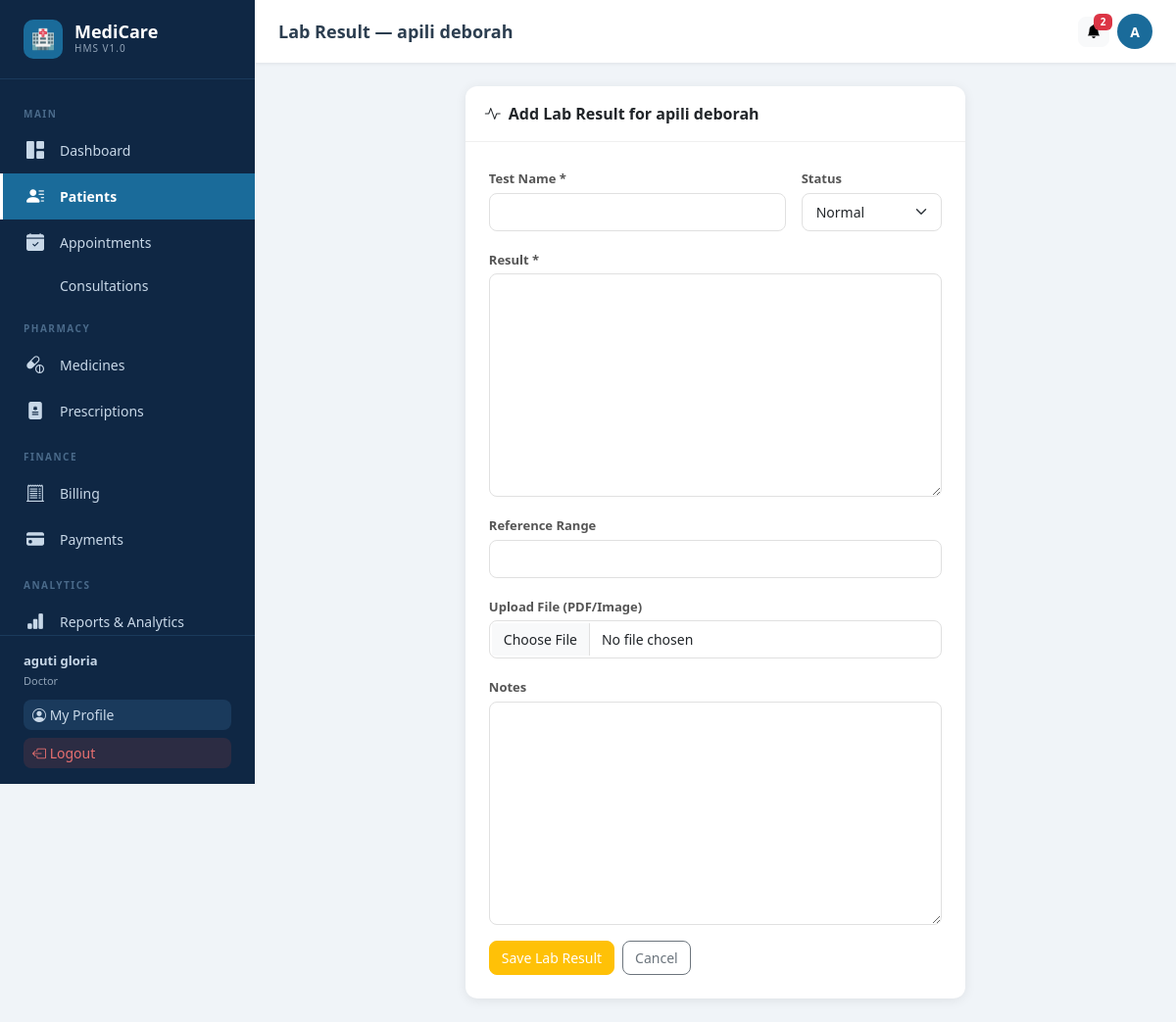
Page /patients/2/lab-result/ (signed in) on the committed database.
### users/models.py (models this page shows, shortened)
class User(AbstractUser):
    ROLE_CHOICES = [
        ('admin', 'Admin'),
        ('doctor', 'Doctor'),
        ('nurse', 'Nurse'),
        ('patient', 'Patient'),
    ]
    role = models.CharField(max_length=20, choices=ROLE_CHOICES, default='patient')
    phone = models.CharField(max_length=20, blank=True)
    profile_pic = models.ImageField(upload_to='profiles/', blank=True, null=True)
    is_approved = models.BooleanField(default=True)
    created_at = models.DateTimeField(auto_now_add=True)

### patients/models.py (models this page shows, shortened)
class Patient(models.Model):
    BLOOD_TYPES = [('A+','A+'),('A-','A-'),('B+','B+'),('B-','B-'),('AB+','AB+'),('AB-','AB-'),('O+','O+'),('O-','O-')]
    STATUS_CHOICES = [('Active','Active'),('Discharged','Discharged'),('Transferred','Transferred'),('Deceased','Deceased')]
    GENDER_CHOICES = [('Male','Male'),('Female','Female'),('Other','Other')]
    user = models.OneToOneField(User, on_delete=models.SET_NULL, null=True, blank=True, related_name='patient_profile')
    name = models.CharField(max_length=200)
    age = models.IntegerField(default=0)
    gender = models.CharField(max_length=10, choices=GENDER_CHOICES, default='Male')
    phone = models.CharField(max_length=20, blank=True)
    address = models.TextField(blank=True)
    blood_type = models.CharField(max_length=5, choices=BLOOD_TYPES, blank=True)
    admission_date = models.DateField(auto_now_add=True)
    status = models.CharField(max_length=20, choices=STATUS_CHOICES, default='Active')
    emergency_contact = models.CharField(max_length=200, blank=True)
    emergency_phone = models.CharField(max_length=20, blank=True)
    allergies = models.TextField(blank=True)
    notes = models.TextField(blank=True)
    assigned_doctor = models.ForeignKey(User, on_delete=models.SET_NULL, null=True, blank=True, related_name='doctor_patients', limit_choices_to={'role': 'doctor'})
    created_at = models.DateTimeField(auto_now_add=True)
    updated_at = models.DateTimeField(auto_now=True)

### patients/views.py (the view, shortened to what this page needs)
# urls.py: path('<int:patient_id>/lab-result/', views.add_lab_result, name='add_lab_result'),
@login_required
@role_required('admin','doctor')
def add_lab_result(request, patient_id):
    patient = get_object_or_404(Patient, pk=patient_id)
    form = LabResultForm(request.POST or None, request.FILES or None)
    return render(request, 'patients/lab_result_form.html', {'form': form, 'patient': patient})

### patients/forms.py
class LabResultForm(forms.ModelForm):
    class Meta:
        model = LabResult
        fields = ['test_name','result','reference_range','status','file','notes']
    def __init__(self, *args, **kwargs):
        super().__init__(*args, **kwargs)
        for f in self.fields.values():
            f.widget.attrs['class'] = 'form-control'
        self.fields['status'].widget.attrs['class'] = 'form-select'

### notifications/context_processors.py (called while the page is built)
def unread_notifications(request):
    if request.user.is_authenticated:
        from notifications.models import Notification
        count = Notification.objects.filter(recipient=request.user, is_read=False).count()
        return {'unread_notification_count': count}
    return {'unread_notification_count': 0}

### patients/views.py (called while the page is built)
def role_required(*roles):
    from functools import wraps
    def decorator(f):
        @wraps(f)
        def wrapper(request, *args, **kwargs):
            if not request.user.is_authenticated:
                return redirect('users:login')
            if request.user.role not in roles:
                messages.error(request, 'Access denied.')
                return redirect('users:dashboard')
            return f(request, *args, **kwargs)
        return wrapper
    return decorator

### templates/patients/lab_result_form.html (shortened to what this page needs)
{% extends 'base.html' %}
{% block page_title %}Lab Result — {{ patient.name }}{% endblock %}
{% block content %}
<div class="row justify-content-center"><div class="col-lg-7">
<div class="card"><div class="card-header"><i class="bi bi-activity me-2"></i>Add Lab Result for {{ patient.name }}</div>
<div class="card-body p-4">
<form method="post" enctype="multipart/form-data">{% csrf_token %}
<div class="row g-3">
  <div class="col-md-8"><label class="form-label">Test Name *</label>{{ form.test_name }}</div>
  <div class="col-md-4"><label class="form-label">Status</label>{{ form.status }}</div>
  <div class="col-12"><label class="form-label">Result *</label>{{ form.result }}</div>
  <div class="col-12"><label class="form-label">Reference Range</label>{{ form.reference_range }}</div>
  <div class="col-12"><label class="form-label">Upload File (PDF/Image)</label>{{ form.file }}</div>
  <div class="col-12"><label class="form-label">Notes</label>{{ form.notes }}</div>
  <div class="col-12"><button type="submit" class="btn btn-warning text-white me-2">Save Lab Result</button><a href="{% url 'patients:patient_detail' patient.pk %}" class="btn btn-outline-secondary">Cancel</a></div>
</div>
</form>
</div></div>
</div></div>
{% endblock %}

### templates/base.html (shortened to what this page needs)
<!DOCTYPE html>
<html lang="en">
<head>
{% load static %}
<link href="https://cdn.jsdelivr.net/npm/bootstrap@5.3.2/dist/css/bootstrap.min.css" rel="stylesheet">
<link href="https://cdn.jsdelivr.net/npm/bootstrap-icons@1.11.3/font/bootstrap-icons.min.css" rel="stylesheet">
</head>
<body>
{% if user.is_authenticated %}
<aside class="sidebar" id="sidebar">
  <a href="{% url 'users:dashboard' %}" class="sidebar-brand">
    <div class="logo-icon">🏥</div>
    <div><div class="logo-text">MediCare</div><div class="logo-sub">HMS v1.0</div></div>
  </a>
  <nav class="sidebar-nav">
    <div class="nav-section-title">Main</div>
    <a href="{% url 'users:dashboard' %}" class="nav-link {% if request.resolver_match.url_name == 'dashboard' %}active{% endif %}">
      <i class="bi bi-grid-1x2-fill"></i> Dashboard
    </a>
    {% if user.role != 'patient' %}
    <a href="{% url 'patients:patient_list' %}" class="nav-link {% if 'patients' in request.path %}active{% endif %}">
      <i class="bi bi-person-lines-fill"></i> Patients
    </a>
    {% endif %}
    <a href="{% url 'appointments:appointment_list' %}" class="nav-link {% if 'appointments' in request.path and 'consultations' not in request.path %}active{% endif %}">
      <i class="bi bi-calendar-check-fill"></i> Appointments
    </a>
    <a href="{% url 'appointments:consultation_list' %}" class="nav-link {% if 'consultations' in request.path %}active{% endif %}">
       Consultations
    </a>
    <div class="nav-section-title">Pharmacy</div>
    <a href="{% url 'pharmacy:medicine_list' %}" class="nav-link {% if 'pharmacy' in request.path and 'prescriptions' not in request.path and 'orders' not in request.path %}active{% endif %}">
      <i class="bi bi-capsule-pill"></i> Medicines
    </a>
    <a href="{% url 'pharmacy:prescription_list' %}" class="nav-link {% if 'prescriptions' in request.path %}active{% endif %}">
      <i class="bi bi-file-medical-fill"></i> Prescriptions
    </a>
    <div class="nav-section-title">Finance</div>
    <a href="{% url 'billing:bill_list' %}" class="nav-link {% if 'billing' in request.path %}active{% endif %}">
      <i class="bi bi-receipt-cutoff"></i> Billing
    </a>
    <a href="{% url 'payments:payment_list' %}" class="nav-link {% if 'payments' in request.path %}active{% endif %}">
      <i class="bi bi-credit-card-fill"></i> Payments
    </a>
    {% if user.role == 'admin' or user.role == 'doctor' %}
    <div class="nav-section-title">Analytics</div>
    <a href="{% url 'reports:dashboard' %}" class="nav-link {% if 'reports' in request.path %}active{% endif %}">
      <i class="bi bi-bar-chart-fill"></i> Reports & Analytics
    </a>
    {% endif %}
  </nav>
  <div class="sidebar-footer">
    <div style="color:#c8d8e8;font-size:13px;margin-bottom:10px">
      <strong>{{ user.get_full_name|default:user.username }}</strong><br>
      <span style="opacity:.7;font-size:11px;text-transform:capitalize">{{ user.role }}</span>
    </div>
    <a href="{% url 'users:profile' %}" class="btn btn-sm mb-2" style="background:#1a3a5c;color:#c8d8e8;width:100%;text-align:left">
      <i class="bi bi-person-circle"></i> My Profile
    </a>
    <a href="{% url 'users:logout' %}" class="btn btn-sm" style="background:#e74c3c22;color:#e87070;width:100%;text-align:left">
      <i class="bi bi-box-arrow-left"></i> Logout
    </a>
  </div>
</aside>
<div class="topbar">
  <span class="page-title">{% block page_title %}Dashboard{% endblock %}</span>
  <div class="topbar-actions">
    <a href="{% url 'notifications:notification_list' %}" class="btn btn-light btn-sm position-relative" title="Notifications">
      <i class="bi bi-bell-fill"></i>
      {% if unread_notification_count > 0 %}
      <span class="badge bg-danger position-absolute" style="top:-4px;right:-4px;font-size:10px;min-width:18px">{{ unread_notification_count }}</span>
      {% endif %}
    </a>
    <a href="{% url 'users:profile' %}" class="topbar-avatar" title="My Profile">
      {{ user.first_name|first|upper|default:user.username|first|upper }}
    </a>
  </div>
</div>
<main class="main-wrapper">
{% endif %}
  {% block content %}{% endblock %}
{% if user.is_authenticated %}</main>{% endif %}
</body>
</html>

### templates/base.html (style rules this page uses)
:root { --primary:#1a6b9a;--primary-dark:#134f73;--primary-light:#e8f4fd; --sidebar-w:260px;--sidebar-bg:#0f2744;--sidebar-text:#c8d8e8; --sidebar-hover:#1a3a5c;--sidebar-active:#1a6b9a; --topbar-h:64px;--body-bg:#f0f4f8;--card-shadow:0 2px 12px rgba(0,0,0,.08); }
body { background:var(--body-bg);font-family:'Segoe UI',system-ui,sans-serif;margin:0;overflow-x:hidden }
.sidebar { position:fixed;top:0;left:0;height:100vh;width:var(--sidebar-w);background:var(--sidebar-bg);z-index:1000;display:flex;flex-direction:column;transition:transform .3s ease }
.sidebar-brand { padding:20px 24px;border-bottom:1px solid #1a3a5c;display:flex;align-items:center;gap:12px;color:#fff;text-decoration:none }
.sidebar-brand .logo-icon { width:40px;height:40px;background:var(--primary);border-radius:10px;display:flex;align-items:center;justify-content:center;font-size:20px;flex-shrink:0 }
.sidebar-brand .logo-text { font-size:18px;font-weight:700;line-height:1.1 }
.sidebar-brand .logo-sub { font-size:10px;color:var(--sidebar-text);opacity:.7;letter-spacing:1px;text-transform:uppercase }
.sidebar-nav { flex:1;overflow-y:auto;padding:12px 0 }
.nav-section-title { font-size:10px;font-weight:600;color:#4a6a8a;text-transform:uppercase;letter-spacing:1.5px;padding:16px 24px 6px }
.nav-link { display:flex;align-items:center;gap:12px;padding:10px 24px;color:var(--sidebar-text);text-decoration:none;font-size:14px;transition:all .2s;border-left:3px solid transparent }
.nav-link.active { background:var(--sidebar-active);color:#fff;border-left-color:#fff;font-weight:600 }
.nav-link .bi { font-size:18px;flex-shrink:0;width:22px }
.sidebar-footer { padding:16px 24px;border-top:1px solid #1a3a5c }
.topbar { position:fixed;top:0;left:var(--sidebar-w);right:0;height:var(--topbar-h);background:#fff;box-shadow:0 1px 4px rgba(0,0,0,.08);z-index:999;display:flex;align-items:center;padding:0 24px;gap:16px }
.topbar .page-title { font-size:18px;font-weight:600;color:#2c3e50;flex:1 }
.topbar .topbar-actions { display:flex;align-items:center;gap:8px }
.topbar-avatar { width:36px;height:36px;border-radius:50%;background:var(--primary);color:#fff;display:flex;align-items:center;justify-content:center;font-weight:600;font-size:14px;text-decoration:none }
.main-wrapper { margin-left:var(--sidebar-w);margin-top:var(--topbar-h);padding:24px;min-height:calc(100vh - var(--topbar-h)) }
.card { border:none;border-radius:12px;box-shadow:var(--card-shadow) }
.card-header { background:transparent;border-bottom:1px solid #f0f0f0;padding:16px 20px;font-weight:600 }
.form-control,.form-select { border-radius:8px;border:1px solid #e0e0e0;font-size:14px;padding:8px 14px }
.form-label { font-size:13px;font-weight:600;color:#555;margin-bottom:4px }
.btn { border-radius:8px;font-size:14px;font-weight:500 }

### rows in the picture
User: get_full_name "aguti gloria", role "Doctor", first_name|first "A"
Patient: name "apili deborah"

### other values in the picture
{{ unread_notification_count }} "2"
